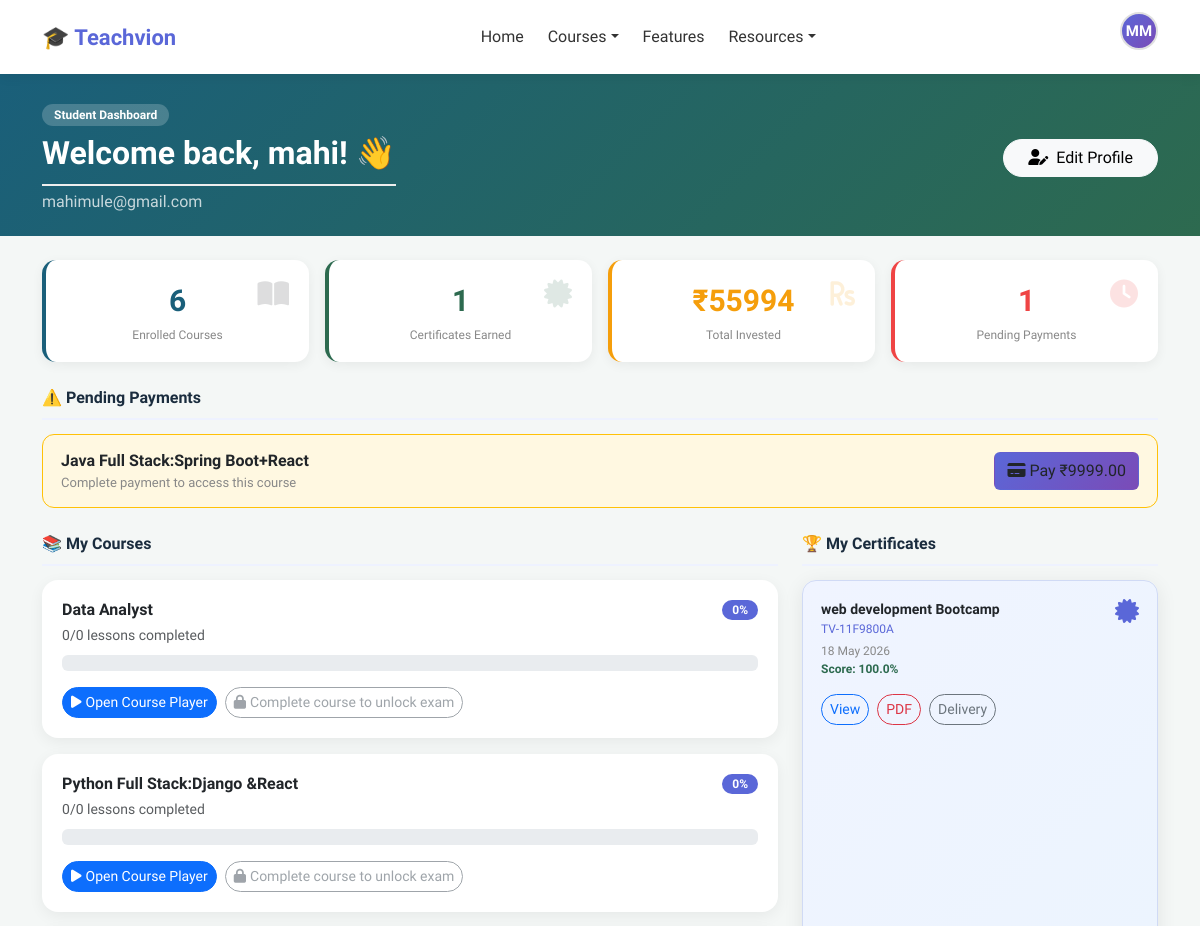
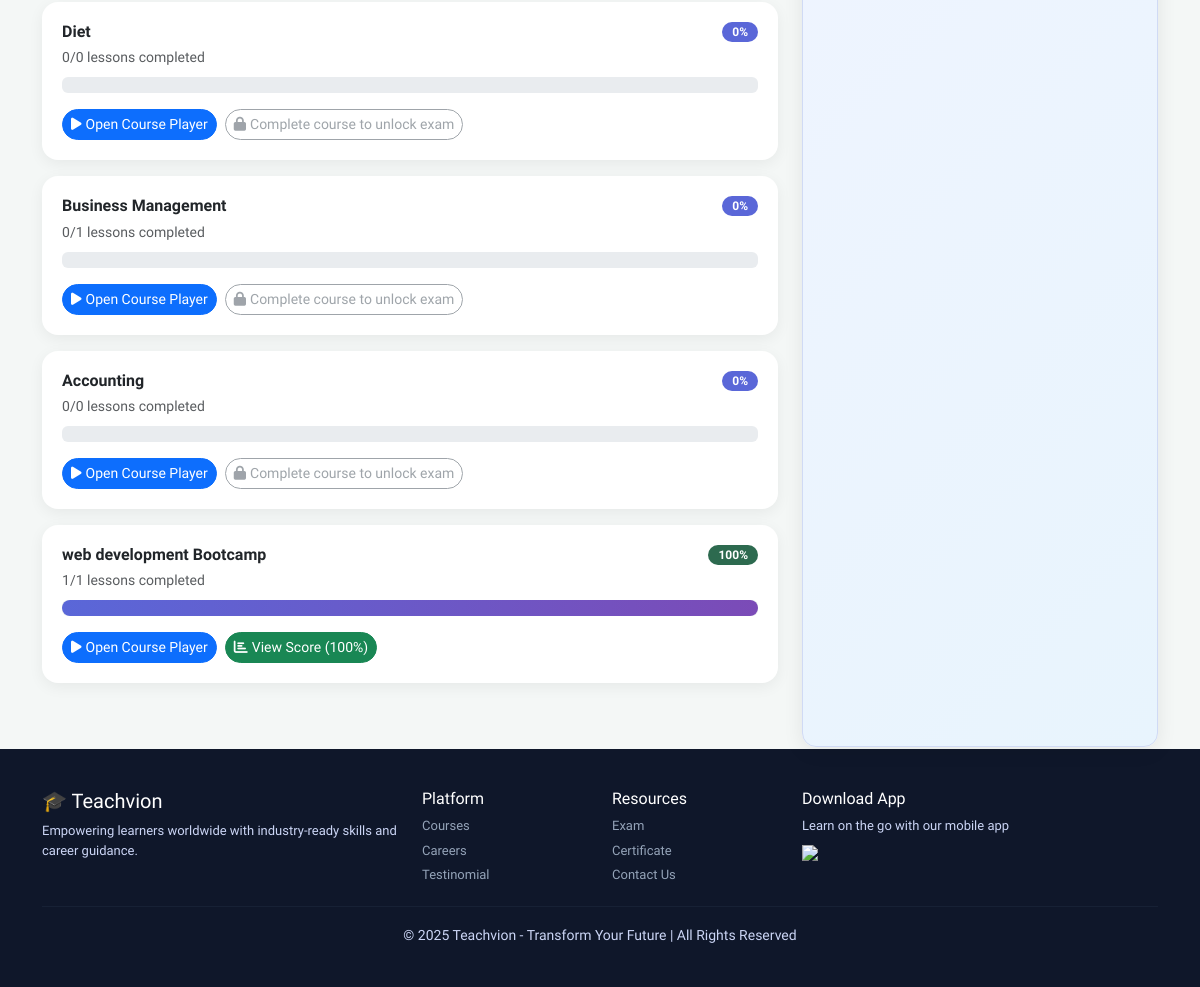
/dashboard/student/ (signed in), run on the app's committed database (2 pictures, top to bottom).
### accounts/models.py (models this page shows, shortened)
class CustomUser(AbstractUser):
    ROLE_CHOICES = [
        ('student', 'Student'),
        ('trainer', 'Trainer'),
        ('admin', 'Admin'),
    ]
    email = models.EmailField(unique=True)
    role = models.CharField(max_length=10, choices=ROLE_CHOICES, default='student')
    phone = models.CharField(max_length=15, blank=True)
    profile_pic = models.ImageField(upload_to='profiles/', blank=True, null=True)
    bio = models.TextField(blank=True)
    created_at = models.DateTimeField(auto_now_add=True)
    USERNAME_FIELD = 'email'
    REQUIRED_FIELDS = ['username', 'first_name', 'last_name']
    def get_dashboard_url(self):
        urls = {
            'student': '/dashboard/student/',
            'trainer': '/dashboard/trainer/',
            'admin':   '/dashboard/admin/',
        }
        return urls.get(self.role, '/')

### courses/models.py (models this page shows, shortened)
class Enrollment(models.Model):
    PAYMENT_STATUS = [
        ('pending', 'Pending'),
        ('paid', 'Paid'),
        ('refunded', 'Refunded'),
    ]
    student = models.ForeignKey(
        settings.AUTH_USER_MODEL,
        on_delete=models.CASCADE,
        related_name='enrollments'
    )
    course = models.ForeignKey(Course, on_delete=models.CASCADE, related_name='enrollments')
    payment_status = models.CharField(max_length=10, choices=PAYMENT_STATUS, default='pending')
    amount_paid = models.DecimalField(max_digits=10, decimal_places=2, default=0)
    razorpay_order_id = models.CharField(max_length=100, blank=True)
    razorpay_payment_id = models.CharField(max_length=100, blank=True)
    enrolled_at = models.DateTimeField(auto_now_add=True)
    class Meta:
        unique_together = ['student', 'course']

class Course(models.Model):
    CATEGORY_CHOICES = [
        ('web', 'Web Development'),
        ('java', 'Java Full Stack'),
        ('python', 'Python Full Stack'),
        ('data', 'Data Analytics'),
        ('ai', 'AI/ML'),
        ('accounting', 'Accounting & Finance'),
        ('business', 'Business Management'),
        ('diet', 'Diet & Nutrition'),
        ('computer_science', 'Computer Science'),
    ]
    trainer = models.ForeignKey(
        settings.AUTH_USER_MODEL,
        on_delete=models.SET_NULL,
        null=True, blank=True,
        related_name='courses_taught',
        limit_choices_to={'role': 'trainer'}
    )
    title = models.CharField(max_length=200)
    description = models.TextField()
    category = models.CharField(max_length=20, choices=CATEGORY_CHOICES)
    price = models.DecimalField(max_digits=10, decimal_places=2)
    thumbnail = models.ImageField(upload_to='course_thumbnails/', blank=True, null=True)
    badge = models.CharField(max_length=50, blank=True)
    is_active = models.BooleanField(default=True)
    created_at = models.DateTimeField(auto_now_add=True)
    updated_at = models.DateTimeField(auto_now=True)

### exams/models.py (models this page shows, shortened)
class ExamAttempt(models.Model):
    student = models.ForeignKey(
        settings.AUTH_USER_MODEL, on_delete=models.CASCADE, related_name='exam_attempts'
    )
    course = models.ForeignKey(Course, on_delete=models.CASCADE, related_name='exam_attempts')
    score = models.PositiveIntegerField(default=0)
    total_questions = models.PositiveIntegerField(default=0)
    percentage = models.FloatField(default=0.0)
    passed = models.BooleanField(default=False)          # >= 50%
    eligible_for_partner = models.BooleanField(default=False)  # >= 70%
    attempted_at = models.DateTimeField(auto_now_add=True)

### certificates/models.py (models this page shows, shortened)
class Certificate(models.Model):
    DELIVERY_CHOICES = [
        ('digital', 'Digital Download'),
        ('post', 'Postal Mail'),
        ('pdf', 'PDF Download'),
    ]
    student = models.ForeignKey(settings.AUTH_USER_MODEL, on_delete=models.CASCADE, related_name='certificates')
    course = models.ForeignKey(Course, on_delete=models.CASCADE, related_name='certificates')
    exam_attempt = models.OneToOneField(
        'exams.ExamAttempt', on_delete=models.SET_NULL,
        null=True, blank=True, related_name='certificate'
    )
    certificate_number = models.CharField(max_length=20, unique=True, editable=False)
    delivery_method = models.CharField(max_length=10, choices=DELIVERY_CHOICES, default='digital')
    postal_address = models.TextField(blank=True)
    issued_at = models.DateTimeField(auto_now_add=True)

### dashboard/views.py (the view)
        def wrapper(request, *args, **kwargs):
            if not request.user.is_authenticated:
                return redirect('login')
            if request.user.role not in roles:
                messages.error(request, "Access denied.")
                return redirect('index')
            return view_func(request, *args, **kwargs)

### dashboard/views.py (called while the page is built)
def role_required(*roles):
    def decorator(view_func):
        def wrapper(request, *args, **kwargs):
            if not request.user.is_authenticated:
                return redirect('login')
            if request.user.role not in roles:
                messages.error(request, "Access denied.")
                return redirect('index')
            return view_func(request, *args, **kwargs)
        wrapper.__name__ = view_func.__name__
        return wrapper
    return decorator

### dashboard/templates/student_dashboard.html (shortened to what this page needs)
{% extends 'base.html' %}
{% load static %}
{% block content %}
<div class="dash-header">
  <div class="container">
    <div class="d-flex justify-content-between align-items-center flex-wrap gap-3">
      <div>
        <span class="badge-role">Student Dashboard</span>
        <h2 class="mt-2 mb-1 fw-bold">Welcome back, {{ student.first_name }}! 👋</h2>
        <p class="mb-0 opacity-75">{{ student.email }}</p>
      </div>
      <a href="{% url 'profile' %}" class="btn btn-light rounded-pill px-4">
        <i class="fas fa-user-edit me-2"></i>Edit Profile
      </a>
    </div>
  </div>
</div>
<div class="container my-4">
  <div class="row g-3 mb-4">
    <div class="col-6 col-md-3">
      <div class="stat-card position-relative">
        <i class="fas fa-book-open icon"></i>
        <div class="number">{{ total_enrolled }}</div>
        <div class="label">Enrolled Courses</div>
      </div>
    </div>
    <div class="col-6 col-md-3">
      <div class="stat-card position-relative" style="border-color:#2d6a4f;">
        <i class="fas fa-certificate icon" style="color:#2d6a4f;"></i>
        <div class="number" style="color:#2d6a4f;">{{ total_certs }}</div>
        <div class="label">Certificates Earned</div>
      </div>
    </div>
    <div class="col-6 col-md-3">
      <div class="stat-card position-relative" style="border-color:#f59e0b;">
        <i class="fas fa-rupee-sign icon" style="color:#f59e0b;"></i>
        <div class="number" style="color:#f59e0b;">₹{{ total_spent|floatformat:0 }}</div>
        <div class="label">Total Invested</div>
      </div>
    </div>
    <div class="col-6 col-md-3">
      <div class="stat-card position-relative" style="border-color:#ef4444;">
        <i class="fas fa-clock icon" style="color:#ef4444;"></i>
        <div class="number" style="color:#ef4444;">{{ pending_enrollments|length }}</div>
        <div class="label">Pending Payments</div>
      </div>
    </div>
  </div>
  {% if pending_enrollments %}
  <div class="mb-4">
    <div class="section-title">⚠️ Pending Payments</div>
    {% for e in pending_enrollments %}
    <div class="payment-pending d-flex justify-content-between align-items-center mb-2">
      <div>
        <strong>{{ e.course.title }}</strong>
        <div style="font-size:13px;color:#888;">Complete payment to access this course</div>
      </div>
      <a href="{% url 'payment' e.id %}" class="btn btn-pay">
        <i class="fas fa-credit-card me-1"></i>Pay ₹{{ e.course.price }}
      </a>
    </div>
    {% endfor %}
  </div>
  {% endif %}
  <div class="row g-4">
    <div class="col-lg-8">
      <div class="section-title">📚 My Courses</div>
      {% if courses_data %}
        {% for item in courses_data %}
        <div class="course-progress-card">
          <div class="d-flex justify-content-between align-items-start mb-2">
            <div>
              <h6 class="fw-bold mb-1">{{ item.course.title }}</h6>
              <small class="text-muted">{{ item.completed_lessons }}/{{ item.total_lessons }} lessons completed</small>
            </div>
            <span class="badge" style="background:{% if item.progress == 100 %}#2d6a4f{% else %}#5a67d8{% endif %}; color:white; border-radius:20px; padding:4px 10px;">
              {{ item.progress }}%
            </span>
          </div>
          <div class="progress mb-3">
             <div class="progress-bar" style="width:{{ item.progress }}%"></div>
          </div>
          <div class="d-flex gap-2 flex-wrap">
            <a href="{% url 'course_player' item.course.id %}" class="btn btn-sm btn-primary rounded-pill">
              <i class="fas fa-play me-1"></i>Open Course Player
            </a>
            {% if item.can_take_exam %}
              {% if item.exam_attempt %}
                <a href="{% url 'exam_result' item.exam_attempt.id %}" class="btn btn-sm btn-success rounded-pill">
                  <i class="fas fa-chart-bar me-1"></i>View Score ({{ item.exam_attempt.percentage|floatformat:0 }}%)
                </a>
              {% else %}
                <a href="{% url 'take_exam' item.course.id %}" class="btn btn-sm btn-warning rounded-pill">
                  <i class="fas fa-pen me-1"></i>Take Exam
                </a>
              {% endif %}
            {% else %}
              <span class="btn btn-sm btn-outline-secondary rounded-pill disabled">
                <i class="fas fa-lock me-1"></i>Complete course to unlock exam
              </span>
            {% endif %}
          </div>
        </div>
        {% endfor %}
      {% else %}
        <div class="empty-state bg-white rounded-4 shadow-sm">
          <i class="fas fa-book-open text-muted"></i>
          <p>No courses yet. <a href="{% url 'index' %}">Browse courses</a> and enroll!</p>
        </div>
      {% endif %}
    </div>
    <div class="col-lg-4">
      <div class="section-title">🏆 My Certificates</div>
      {% if certificates %}
        {% for cert in certificates %}
        <div class="cert-card mb-3">
          <div class="d-flex justify-content-between align-items-start">
            <div>
              <div class="fw-bold" style="font-size:14px;">{{ cert.course.title }}</div>
              <div style="font-size:12px; color:#5a67d8;">{{ cert.certificate_number }}</div>
              <div style="font-size:12px; color:#888; margin-top:4px;">{{ cert.issued_at|date:"d M Y" }}</div>
              {% if cert.exam_attempt %}
              <div style="font-size:12px; color:#2d6a4f; font-weight:600;">Score: {{ cert.exam_attempt.percentage|floatformat:1 }}%</div>
              {% endif %}
            </div>
            <i class="fas fa-certificate" style="color:#5a67d8; font-size:24px;"></i>
          </div>
          <div class="d-flex gap-2 mt-3">
            <a href="{% url 'certificate_detail' cert.id %}" class="btn btn-sm btn-outline-primary rounded-pill">View</a>
            <a href="{% url 'certificate_pdf' cert.id %}" class="btn btn-sm btn-outline-danger rounded-pill">PDF</a>
            <a href="{% url 'certificate_delivery' cert.id %}" class="btn btn-sm btn-outline-secondary rounded-pill">Delivery</a>
          </div>
        </div>
        {% endfor %}
      {% else %}
        <div class="cert-card text-center text-muted">
          <i class="fas fa-certificate fa-2x mb-2" style="color:#ccc;"></i>
          <p style="font-size:13px;">Complete a course exam (≥50%) to earn certificates.</p>
        </div>
      {% endif %}
    </div>
  </div>
</div>
{% endblock %}

### courses/templates/base.html (shortened to what this page needs)
{% load static %}
<!DOCTYPE html>
<html lang="en">
<head>
  <link rel="stylesheet" href="{% static 'css/style.css' %}">
  <link href="https://cdn.jsdelivr.net/npm/bootstrap@5.3.0/dist/css/bootstrap.min.css" rel="stylesheet">
  <link rel="stylesheet" href="https://cdnjs.cloudflare.com/ajax/libs/font-awesome/6.4.0/css/all.min.css">
</head>
<body>
<nav class="navbar navbar-expand-lg">
  <div class="container">
    <a class="logo" href="{% url 'index' %}">🎓 Teachvion</a>
    <div class="collapse navbar-collapse justify-content-center" id="navbarMain">
      <ul class="navbar-nav">
        <li class="nav-item"><a class="nav-link" href="{% url 'index' %}">Home</a></li>
        <li class="nav-item dropdown">
          <a class="nav-link dropdown-toggle" href="#" data-bs-toggle="dropdown">Courses</a>
        </li>
        <li class="nav-item"><a class="nav-link" href="#Features">Features</a></li>
        <li class="nav-item dropdown">
          <a class="nav-link dropdown-toggle" href="#" data-bs-toggle="dropdown">Resources</a>
        </li>
      </ul>
    </div>
    <div class="d-flex align-items-center gap-2">
      {% if user.is_authenticated %}
        <div class="dropdown profile-dropdown">
          <div class="profile-avatar dropdown-toggle" data-bs-toggle="dropdown">
            {% if user.profile_pic %}
              <img src="{{ user.profile_pic.url }}" alt="Profile">
            {% else %}
              {{ user.first_name|first|upper }}{{ user.last_name|first|upper }}
            {% endif %}
          </div>
        </div>
      {% else %}
        <a href="{% url 'login' %}" class="btn btn-login">Log in</a>
        <a href="{% url 'register' %}" class="btn btn-signup">Sign up</a>
      {% endif %}
    </div>
  </div>
</nav>
{% block content %}{% endblock %}
<footer class="footer">
  <div class="container">
    <div class="row">
      <div class="col-md-4">
        <h5>🎓 Teachvion</h5>
        <p>Empowering learners worldwide with industry-ready skills and career guidance.</p>
      </div>
      <div class="col-md-2">
        <h6>Platform</h6>
        <p><a href="{% url 'index' %}#courses">Courses</a></p>
        <p><a href="{% url 'index' %}#jobs">Careers</a></p>
        <p><a href="{% url 'index' %}#testinomial">Testinomial</a></p>
      </div>
      <div class="col-md-2">
        <h6>Resources</h6>
        <p><a href="{% url 'exam' %}">Exam</a></p>
        <p><a href="{% url 'certificate' %}">Certificate</a></p>
        <p><a href="#contact">Contact Us</a></p>
      </div>
      <div class="col-md-4">
        <h6>Download App</h6>
        <p>Learn on the go with our mobile app</p>
        <img src="https://upload.wikimedia.org/wikipedia/commons/7/78/Google_Play_Store_badge_EN.svg" width="130">
      </div>
    </div>
    <hr>
    <div class="text-center">
      <small>© 2025 Teachvion - Transform Your Future | All Rights Reserved</small>
    </div>
  </div>
</footer>
</body>
</html>

### courses/templates/base.html (style rules this page uses)
:root { --primary: #5a67d8; --primary-dark: #4c56c0; --accent: #7b4bb7; --success: #2d6a4f; --bg: #f4f7f6; }
* { font-family: 'Plus Jakarta Sans', sans-serif; }
body { background: var(--bg); margin: 0; }
.navbar { background: white; padding: 12px 0; box-shadow: 0 2px 12px rgba(0,0,0,0.07); position: sticky; top: 0; z-index: 1000; }
.logo { font-size: 22px; font-weight: 800; color: var(--primary); text-decoration: none; }
.nav-link { color: #333 !important; font-weight: 500; margin: 0 4px; }
.profile-dropdown .dropdown-toggle::after { display: none; }
.profile-avatar { width: 38px; height: 38px; border-radius: 50%; background: linear-gradient(135deg, var(--primary), var(--accent)); color: white; font-weight: 700; font-size: 15px; display: flex; align-items: center; justify-content: center; cursor: pointer; border: 2px solid #e0e0e0; }
.footer { background: #0f172a; color: #cbd5f5; padding: 40px 0; margin-top: 50px; }
.footer h5, .footer h6 { color: white; }
.footer p, .footer a { font-size: 13px; margin: 5px 0; }
.footer a { color: #94a3b8; text-decoration: none; }
.footer hr { border-color: #334155; }

### data on the page
CustomUser: first_name|first "M", last_name|first "M", first_name "mahi", email "mahimule@gmail.com"
Enrollment: course "Java Full Stack:Spring Boot+React", course.price "9999.00"
Enrollment: course "Data Analyst", completed_lessons "0", total_lessons "0", progress "0", shows "Complete course to unlock exam"
Enrollment: course "Python Full Stack:Django &React", completed_lessons "0", total_lessons "0", progress "0", shows "Complete course to unlock exam"
Enrollment: course "Diet", completed_lessons "0", total_lessons "0", progress "0", shows "Complete course to unlock exam"
Enrollment: course "Business Management", completed_lessons "0", total_lessons "1", progress "0", shows "Complete course to unlock exam"
Enrollment: course "Accounting", completed_lessons "0", total_lessons "0", progress "0", shows "Complete course to unlock exam"
Enrollment: course "web development Bootcamp", completed_lessons "1", total_lessons "1", progress "100", exam_attempt.percentage "100"
Certificate: course "web development Bootcamp", certificate_number "TV-11F9800A", issued_at "18 May 2026", exam_attempt.percentage "100.0"

### other printed values
{{ total_enrolled }} "6"
{{ total_certs }} "1"
{{ total_spent|floatformat:0 }} "55994"
{{ pending_enrollments|length }} "1"
